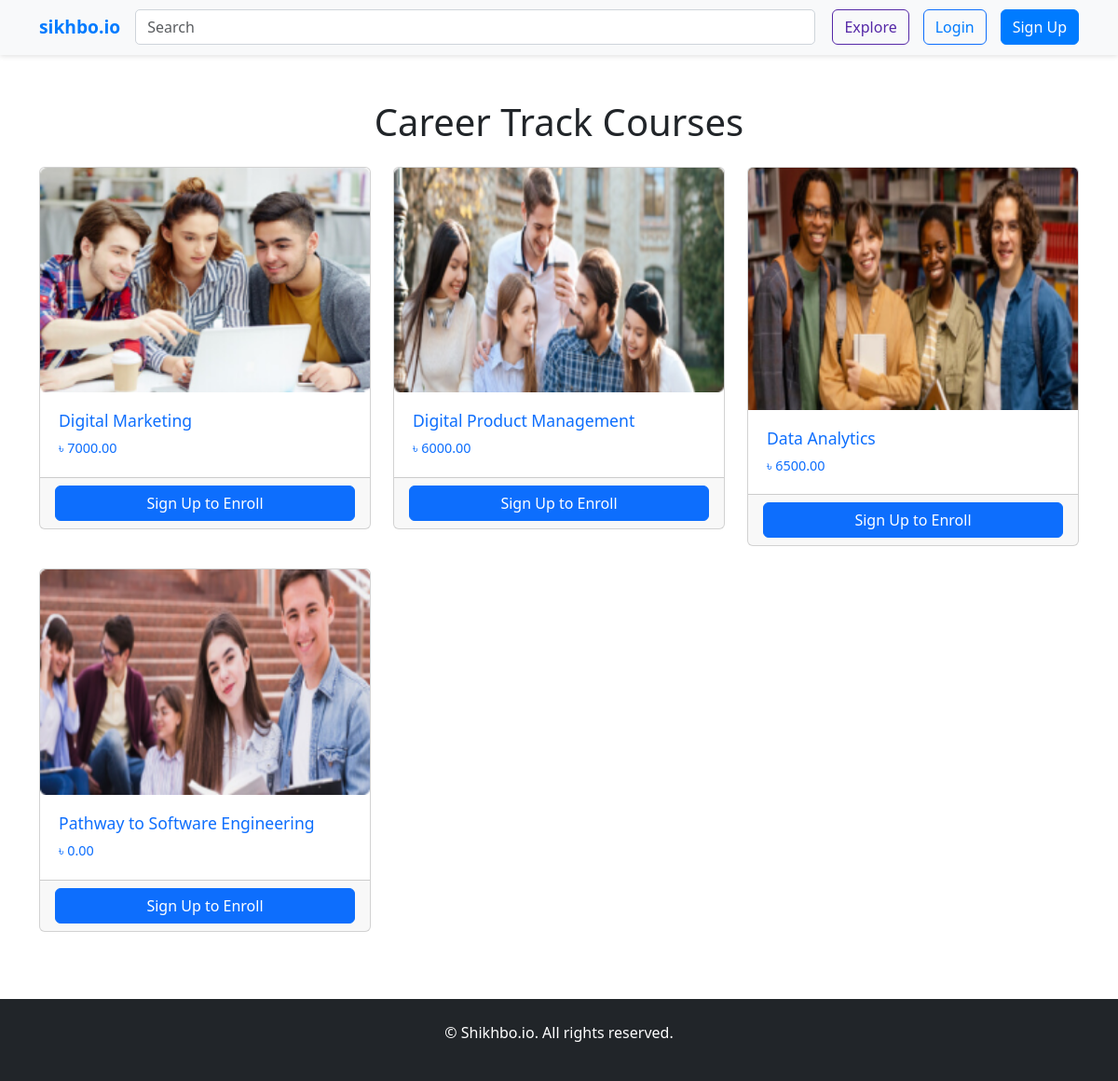
Page /career-track-courses/ on the committed database.
### base/models.py (models this page shows, shortened)
class Course(models.Model):
    title = models.CharField(max_length=200)
    description = models.TextField(null=True)
    price = models.DecimalField(max_digits=10, decimal_places=2)
    thumbnail = models.ImageField(upload_to='course_thumbnails/', null=True)
    category = models.ForeignKey(Category, on_delete=models.CASCADE, null=True)
    students_enrolled = models.PositiveIntegerField(default=0)
    image = models.ImageField(upload_to='', blank=True, null=True)

### base/views.py (the view)
# urls.py: path('career-track-courses/', base_views.career_track_courses, name='career_track_courses'),
def career_track_courses(request):
    career_track_category = Category.objects.get(name='Career Track')
    career_courses = Course.objects.filter(category=career_track_category)
    return render(request, 'career_track_courses.html', {'career_courses': career_courses})

### template/career_track_courses.html (shortened to what this page needs)
<!DOCTYPE html>
<html lang="en">
<head>
    {% load static %}
    <link href="https://cdn.jsdelivr.net/npm/bootstrap@5.3.0-alpha1/dist/css/bootstrap.min.css" rel="stylesheet">
    <link rel="stylesheet" href="{% static 'css/career_track_courses.css' %}">
</head>
<body>
<nav class="navbar navbar-expand-lg navbar-light bg-light">
    <div class="container">
        <a class="navbar-brand" href="{% url 'home' %}">sikhbo.io</a>
        <form class="navbar-form" method="POST">
            <input class="form-control me-2" type="search" placeholder="Search" aria-label="Search">
            <button class="btn btn-outline-success" type="submit">Explore</button>
        </form>
        <div class="navbar-links">
            {% if user.is_authenticated %}
                <a href="{% url 'user_profile' %}" class="btn btn-outline-secondary me-2">
                    Welcome, {{ user.username }}
                </a>
                <a href="{% url 'logout' %}" class="btn btn-outline-danger">Logout</a>
            {% else %}
                <a href="{% url 'login' %}" class="btn btn-outline-primary">Login</a>
                <a href="{% url 'signup' %}" class="btn btn-primary">Sign Up</a>
            {% endif %}
        </div>
    </div>
</nav>
    <section class="py-5">
        <div class="container">
            <h1 class="mb-4 text-center">Career Track Courses</h1>
            <div class="row">
                {% if career_courses %}
                    {% for course in career_courses %}
                    <div class="col-md-4 mb-4">
                        <div class="card">
                            <a href="{% url 'course_details' course.id %}" class="text-decoration-none">
                                <img src="{{ course.thumbnail.url }}" class="card-img-top" alt="{{ course.title }}">
                                <div class="card-body">
                                    <h5 class="card-title">{{ course.title }}</h5>
                                    <p class="card-text">৳ {{ course.price }}</p>
                                </div>
                            </a>
                            <div class="card-footer">
                                {% if user.is_authenticated %}
                                    <a href="{% url 'enroll_course' course.id %}" class="btn btn-primary w-100">Enroll Now</a>
                                {% else %}
                                    <a href="{% url 'signup' %}" class="btn btn-primary w-100">Sign Up to Enroll</a>
                                {% endif %}
                            </div>
                        </div>
                    </div>
                    {% endfor %}
                {% else %}
                    <p class="text-center">No Career Track courses available at the moment. Please check back later.</p>
                {% endif %}
            </div>
        </div>
    </section>
    <footer class="py-4 bg-dark text-white">
        <div class="container text-center">
            <p>&copy; {{ current_year }} Shikhbo.io. All rights reserved.</p>
        </div>
    </footer>
</body>
</html>

### static/css/career_track_courses.css (style rules this page uses)
.navbar { background-color: #fff; padding: 10px 20px; box-shadow: 0 2px 5px rgba(0, 0, 0, 0.1); display: flex; justify-content: space-between; align-items: center; }
.navbar-brand { font-weight: bold; font-size: 1.2rem; color: #007bff; }
.navbar-form { flex: 1; display: flex; align-items: center; }
.form-control { border-radius: 5px; border-color: #ced4da; flex: 1; }
.btn-outline-success { border-color: #5528a7; color: #5528a7; margin-left: 10px; }
.navbar-links { display: flex; align-items: center; }
.navbar-links a { margin-left: 15px; text-decoration: none; color: #007bff; }
.navbar-links .btn-primary { background-color: #007bff; border-color: #007bff; color: #fff; margin-left: 15px; }
.card { transition: transform 0.3s ease, box-shadow 0.3s ease; }
.card img { transition: transform 0.3s ease; }
.card-body { padding: 20px; }
.card-title { font-size: 1.1rem; }
.card-text { font-size: 0.9rem; }

### rows in the picture
Course: thumbnail (picture), title "Digital Marketing", price "7000.00"
Course: thumbnail (picture), title "Digital Product Management", price "6000.00"
Course: thumbnail (picture), title "Data Analytics", price "6500.00"
Course: thumbnail (picture), title "Pathway to Software Engineering", price "0.00"
